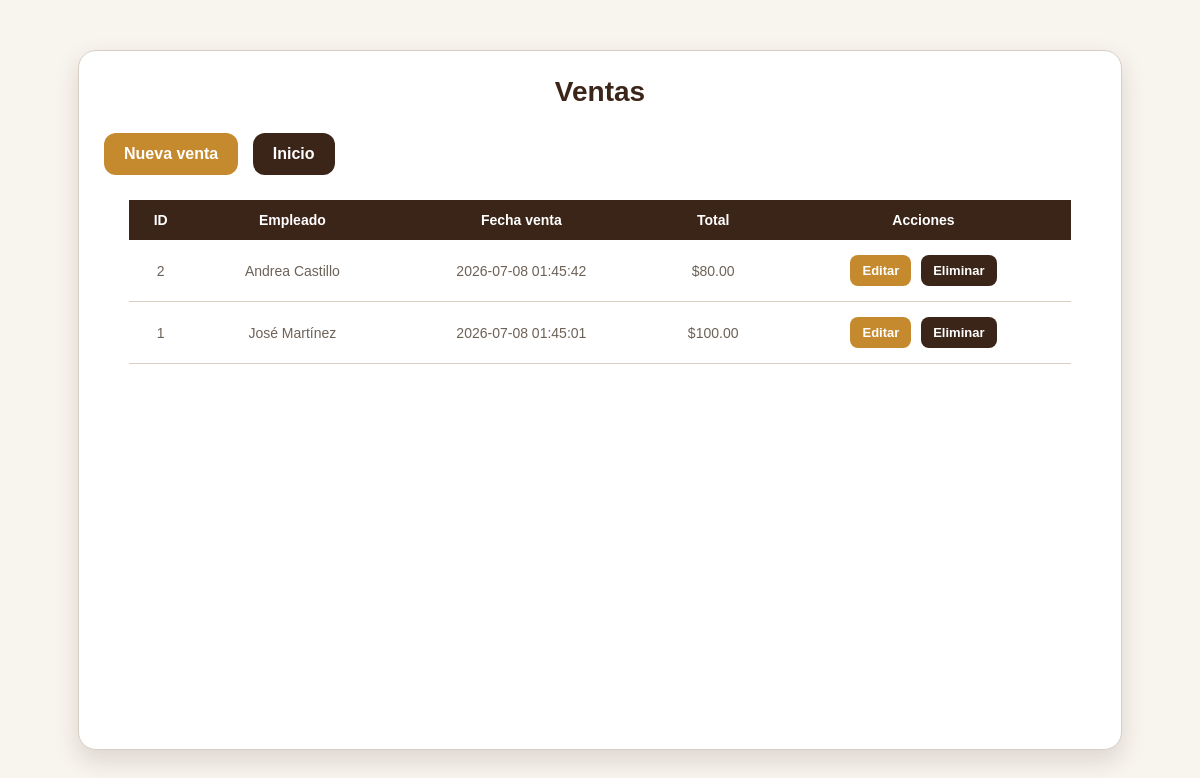
Screenshot of /index.php?url=ventas/listar with the database file from the repository.
### tables this page shows
CREATE TABLE `venta` (
  `id_venta` int(11) NOT NULL,
  `id_empleado` int(11) DEFAULT NULL,
  `fecha_venta` timestamp NOT NULL DEFAULT current_timestamp(),
  `total` decimal(10,2) DEFAULT NULL
);

CREATE TABLE `empleado` (
  `id_empleado` int(11) NOT NULL,
  `nombre` varchar(100) NOT NULL,
  `cargo` varchar(50) DEFAULT NULL,
  `telefono` varchar(20) DEFAULT NULL,
  `email` varchar(100) DEFAULT NULL,
  `fecha_contratacion` date DEFAULT NULL
);

### app/controllers/VentaController.php (called while the page is built, shortened)
<?php
require_once __DIR__ . "/../models/Venta.php";
class VentaController
{
    public function listar()
    {
        $ventas = Venta::obtenerTodas();
        require __DIR__ . "/../views/Ventas/listarventas.php";
    }
}

### app/models/Venta.php (called while the page is built, shortened)
<?php
class Venta
{
    public static function obtenerTodas()
    {
        $conn = Conexion::conectar();
        $sql = "
            SELECT
                v.id_venta,
                e.nombre AS empleado,
                v.fecha_venta,
                v.total
            FROM venta v
            INNER JOIN empleado e
            ON v.id_empleado = e.id_empleado
            ORDER BY v.id_venta DESC
        ";
        $resultado = $conn->query($sql);
        $ventas = [];
        if ($resultado) {
            while ($fila = $resultado->fetch_assoc()) {
                $ventas[] = $fila;
            }
        }
        return $ventas;
    }
}

### app/views/Ventas/listarventas.php (the view, shortened to what this page needs)
<?php
$ventas = $ventas ?? [];
?>
<!DOCTYPE html>
<html lang="en">
<head>
    <link rel="stylesheet" href="css/styles.css">
</head>
<body>
   <div class="contenedor">
   <div class="card">
   <h1>Ventas</h1>
   <a class="btn-crear"
   href="index.php?url=ventas/crear">Nueva venta</a>
   <a class="btn-inicio" href="index.php">Inicio</a>
<table class="tabla">
  <tr>
    <th>ID</th>
    <th>Empleado</th>
    <th>Fecha venta</th>
    <th>Total</th>
    <th>Acciones</th>
  </tr>
  <?php if(!empty($ventas)): ?>
  <?php foreach($ventas as $v): ?>
<tr>
  <td><?= htmlspecialchars($v["id_venta"]) ?></td>
  <td><?= htmlspecialchars($v["empleado"]) ?></td>
  <td><?= htmlspecialchars($v["fecha_venta"]) ?></td>
  <td>$<?= htmlspecialchars($v["total"]) ?></td>
<td>
   <a class="btn-editar" href="index.php?url=ventas/editar&id=<?= $v["id_venta"] ?>">Editar</a>
   <a class="btn-eliminar" href="index.php?url=ventas/eliminar&id=<?= $v["id_venta"] ?>"onclick="return confirmarEliminar()">
    Eliminar
   </a>
</td>
</tr>
    <?php endforeach; ?>
<?php endif; ?>
</table>
</div>
</div>
</body>
</html>

### public/css/styles.css (style rules this page uses)
:root { --cafe:#3B2418; --dorado:#C58A2D; --crema:#F8F4EE; --gris-texto:#6D6258; --blanco:#FFFFFF; --borde:#D8CFC4; }
* { margin:0; padding:0; box-sizing:border-box; font-family:'Poppins',sans-serif; }
body { background:var(--crema); color:var(--cafe); min-height:100vh; }
.formulario h1, .card h1 { text-align:center; color:var(--cafe); font-size:28px; margin-bottom:25px; }
.btn-crear { display:inline-block; padding:12px 20px; background:var(--dorado); color:var(--blanco); text-decoration:none; border-radius:12px; font-weight:600; transition:.3s; }
.btn-inicio { display:inline-block; margin-left:10px; padding:12px 20px; background:var(--cafe); color:var(--blanco); text-decoration:none; border-radius:12px; font-weight:600; }
.contenedor { width:100%; min-height:100vh; padding:20px; display:flex; justify-content:center; }
.card { width:90%; max-width:1050px; margin:30px auto; background:var(--blanco); padding:25px; border-radius:18px; box-shadow:0 10px 25px rgba(59,36,24,0.15); border:1px solid var(--borde); overflow:hidden; }
.tabla { width:95%; margin:25px auto; border-collapse:collapse; }
.tabla th { background:var(--cafe); color:var(--blanco); padding:12px; text-align:center; font-size:14px; }
.tabla td { padding:12px; color:var(--gris-texto); border-bottom:1px solid var(--borde); text-align:center; font-size:14px; }
.btn-editar, .btn-eliminar { display:inline-block; padding:8px 12px; border-radius:8px; text-decoration:none; font-size:13px; font-weight:600; margin:3px; }
.btn-editar { background:var(--dorado); color:var(--blanco); }
.btn-eliminar { background:var(--cafe); color:var(--blanco); }

### rows the page displays
venta: id_venta "2", id_empleado.nombre "Andrea Castillo", fecha_venta "2026-07-08 01:45:42", total "80.00"
venta: id_venta "1", id_empleado.nombre "José Martínez", fecha_venta "2026-07-08 01:45:01", total "100.00"
